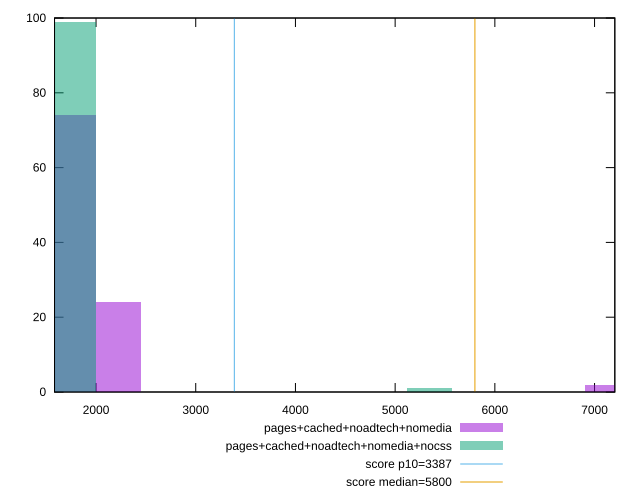

The script that saved this image:
reset

$pagesCachedNoadtechNomedia <<EOF
7125.874328665194 2
1781.4685821662986 74
2226.835727707873 24
EOF

$pagesCachedNoadtechNomediaNocss <<EOF
5344.4057464988955 1
1781.4685821662986 99
EOF

set key outside below
set boxwidth 445.36714554157464
set xrange [1583.7735000000002:7203.260087781142]
set yrange [0:100]
set trange [0:100]
set style fill transparent solid 0.5 noborder

set parametric
set terminal svg size 640, 500 enhanced background rgb 'white'
set output "report_00017_2021-02-10T15-08-03.406Z/speed-index/comparison/histogram/3_vs_4.svg"

plot $pagesCachedNoadtechNomedia title "pages+cached+noadtech+nomedia" with boxes, \
     $pagesCachedNoadtechNomediaNocss title "pages+cached+noadtech+nomedia+nocss" with boxes, \
     3387,t title "score p10=3387", \
     5800,t title "score median=5800"

reset
